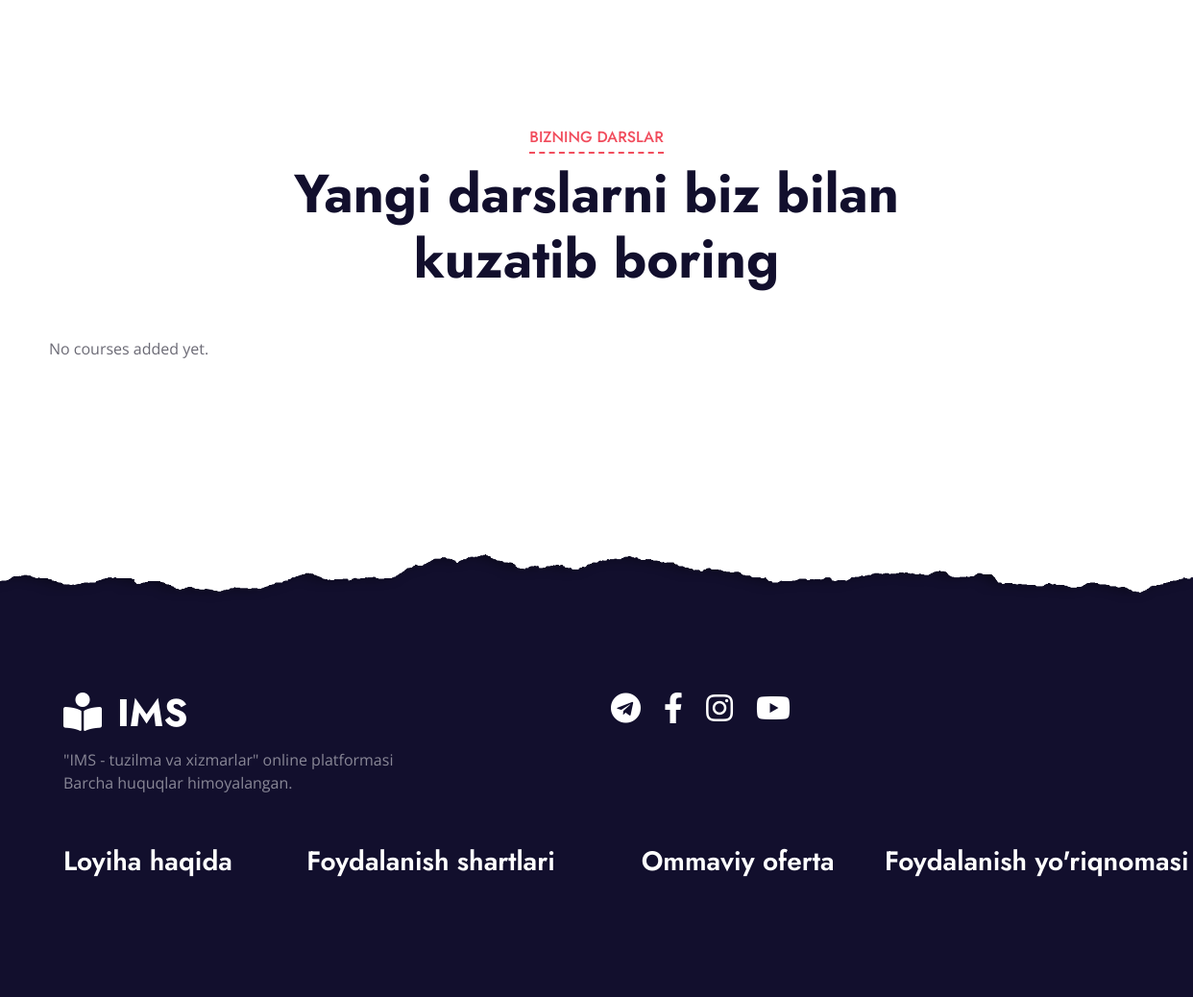
The page /mycourse/ (signed in, lower part) on the database as committed earlier.
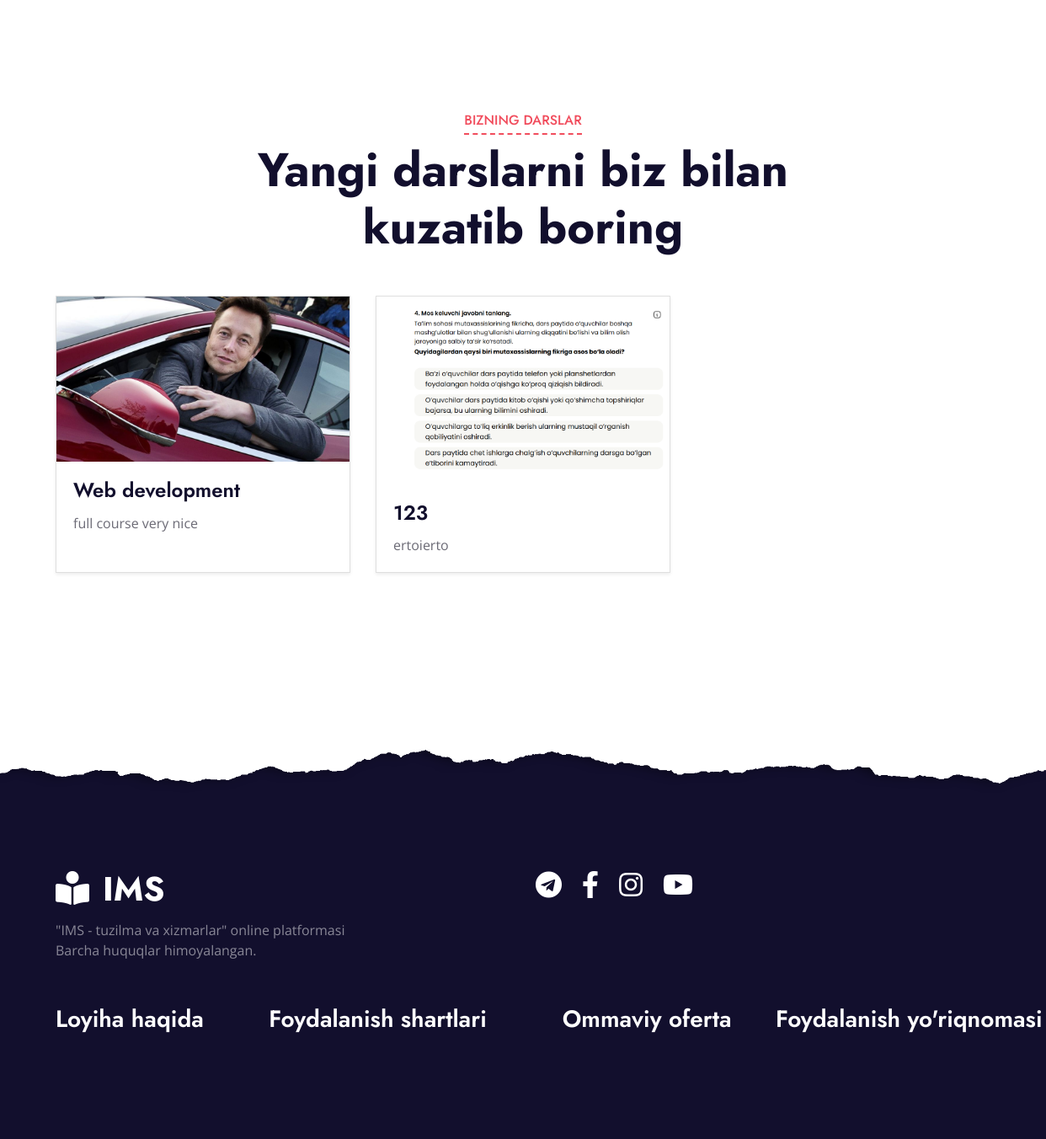
The same page on the database as committed later.
### users/models.py (models this page shows, shortened)
class Course(models.Model):
    title = models.CharField(max_length=200)
    description = models.TextField()
    instructor = models.CharField(max_length=100)
    rating = models.FloatField()
    image = models.ImageField(upload_to='courses/')
    created_at = models.DateTimeField(auto_now_add=True)
    enrolled_users = models.ManyToManyField(User, related_name='my_courses', blank=True)

### users/views.py (the view)
# urls.py: path('mycourse/', views.mycourse, name='mycourse'),
@login_required
def mycourse(request):
    my_courses = request.user.my_courses.all()  # Fetch courses added by the user
    return render(request, 'mycourse.html', {'my_courses': my_courses})

### users/templates/mycourse.html (shortened to what this page needs)
{% load static %}
<!DOCTYPE html>
<html lang="en">
<head>
    <link href="https://cdnjs.cloudflare.com/ajax/libs/font-awesome/5.10.0/css/all.min.css" rel="stylesheet">
    <link href="{% static 'lib/owlcarousel/assets/owl.carousel.min.css' %}" rel="stylesheet">
    <link href="{% static 'css/style.css' %}" rel="stylesheet">
</head>
<body>
    <div class="container-fluid py-5">
        <div class="container py-5">
            <div class="row mx-0 justify-content-center">
                <div class="col-lg-8">
                    <div class="section-title text-center position-relative mb-5">
                        <h6 class="d-inline-block position-relative text-secondary text-uppercase pb-2">Bizning darslar</h6>
                        <h1 class="display-4">Yangi darslarni biz bilan kuzatib boring</h1>
                    </div>
                </div>
            </div>
            <div class="row">
                {% for course in my_courses %}
                <div class="col-lg-4 col-md-6 pb-4">
                    <div class="card h-100 shadow-sm">
                        <img class="card-img-top" src="{{ course.image.url }}" alt="{{ course.title }}">
                        <div class="card-body">
                            <h4 class="card-title"><a href="{% url 'course_detail' course.pk %}" class="text-dark">{{ course.title }}</a></h4>
                            <p class="card-text">{{ course.description|truncatewords:15 }}</p>
                        </div>
                    </div>
                </div>
                {% empty %}
                <p>No courses added yet.</p>
                {% endfor %}
            </div>
        </div>
    </div>
    <div class="container-fluid position-relative overlay-top bg-dark text-white-50 py-5" style="margin-top: 90px;">
        <div class="container mt-5 pt-5">
            <div class="row">
                <div class="col-md-6 mb-5">
                    <a href="{% url 'index' %}" class="navbar-brand">
                        <h1 class="mt-n2 text-uppercase text-white"><i class="fa fa-book-reader mr-3"></i>IMS</h1>
                    </a>
                    <p class="m-0">"IMS - tuzilma va xizmarlar" online platformasi <br>
                        Barcha huquqlar himoyalangan.</p>
                </div>
                <div class="col-md-6 mb-5">
                    <div class="d-flex justify-content-start">
                        <a class="text-white mr-4" href="#"><i class="fab fa-2x fa-telegram"></i></a>
                        <a class="text-white mr-4" href="#"><i class="fab fa-2x fa-facebook-f"></i></a>
                        <a class="text-white mr-4" href="#"><i class="fab fa-2x fa-instagram"></i></a>
                        <a class="text-white" href="#"><i class="fab fa-2x fa-youtube"></i></a>
                    </div>
                </div>
            </div>
            <div class="row justify-content-between">
                <div class="col-lg-2 col-md-6 mb-5">
                    <a href="#" class="navbar-brand">
                        <h3 class="text-white mb-4">Loyiha haqida</h3>
                    </a>
                </div>
                <div class="col-lg-3 col-md-6 mb-5">
                    <a href="#" class="navbar-brand">
                        <h3 class="text-white mb-4 ">Foydalanish shartlari</h3>
                    </a>
                </div>
                <div class="col-lg-2 col-md-6 mb-5">
                    <a href="#" class="navbar-brand">
                        <h3 class="text-white mb-4">Ommaviy oferta</h3>
                    </a>
                </div>
                <div class="col-lg-3 col-md-6 mb-5">
                    <a href="#" class="navbar-brand">
                        <h3 class="text-white mb-4">Foydalanish yo'riqnomasi
                        </h3>
                    </a>
                </div>
            </div>
        </div>
    </div>
</body>
</html>

Rows that differ between the two databases and show on the page:
now on this page (row unchanged): Course: image (picture), title "Web development", description "full course very nice"
added Course: image (picture), title "123", description "ertoierto"
Other text that changed with them:
text no longer shown: "No courses added yet."
